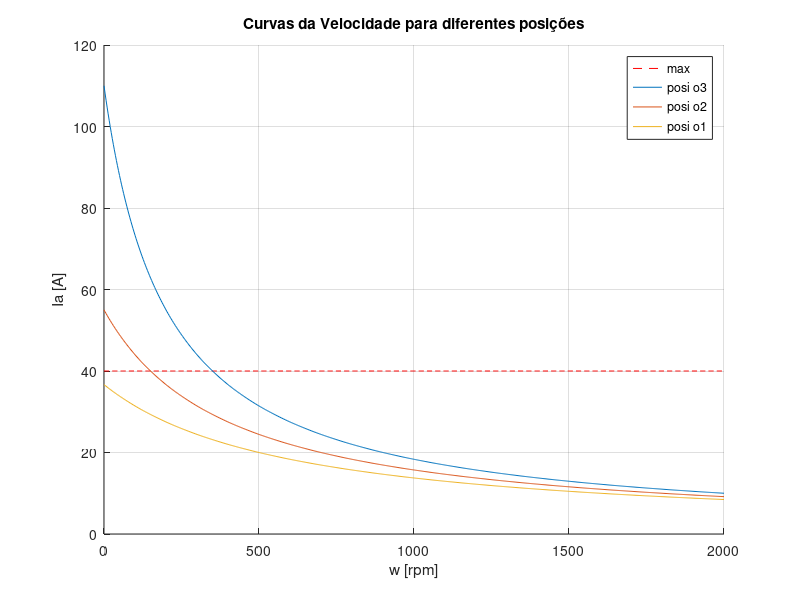

MATLAB code to generate this figure:
clc
clear
close all

w = linspace(0, 2000, 600);
Imax = linspace(40, 40, 600);

ra_values = [2, 2, 2];
r1_values = [0, 2, 2];
r2_values = [0, 0, 2];

figure;

hold on; % Manter o gráfico enquanto plota as três curvas

plot(w, Imax, 'r--');
for i = 1:length(r1_values)
    r1 = r1_values(i);
    r2 = r2_values(i);
    ra = ra_values(i);

    Ia = 220./(ra+r1+r2+0.01.*w);

    plot(w, Ia);
end

hold off;

ylabel('Ia [A]');
xlabel('w [rpm]');
grid on;

legend('max', 'posi o3', 'posi o2', 'posi o1');
title('Curvas da Velocidade para diferentes posições');

